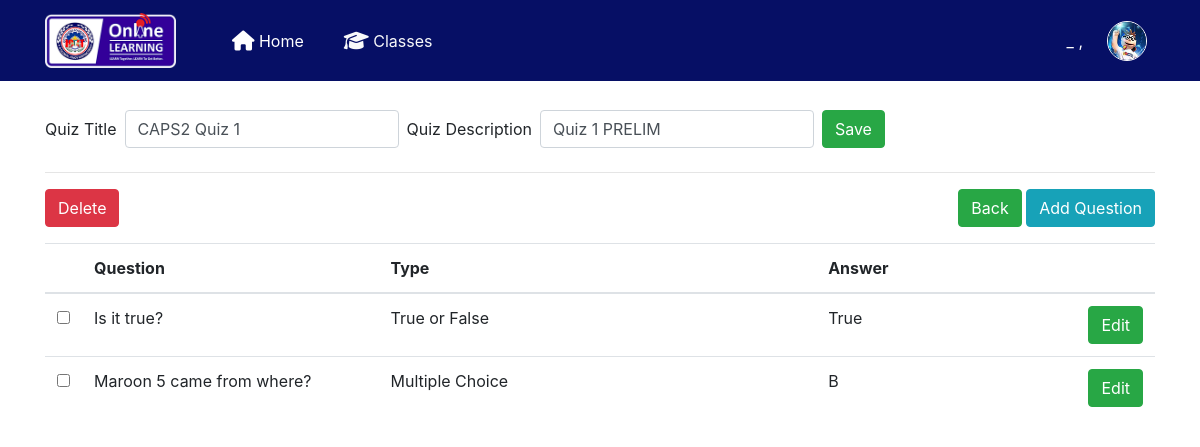
Page /quiz/quiz_question.php?id=14 on the committed database.
### tables this page shows
CREATE TABLE `quiz` (
  `quiz_id` int(11) NOT NULL,
  `quiz_title` varchar(50) NOT NULL,
  `quiz_description` varchar(100) NOT NULL,
  `date_added` varchar(100) NOT NULL DEFAULT current_timestamp(),
  `teacher_id` int(11) NOT NULL
);

CREATE TABLE `quiz_question` (
  `quiz_question_id` int(11) NOT NULL,
  `quiz_id` int(11) NOT NULL,
  `question_text` varchar(255) NOT NULL,
  `question_type_id` int(11) NOT NULL,
  `points` int(11) NOT NULL,
  `date_added` varchar(100) NOT NULL DEFAULT current_timestamp(),
  `answer` varchar(100) NOT NULL
);

CREATE TABLE `question_type` (
  `question_type_id` int(2) NOT NULL,
  `question_type` varchar(40) NOT NULL
);

### quiz/quiz_question.php (the view, shortened to what this page needs)
<?php
include '../includes/dbh.inc.php';
include 'headerq.php';
include 'navbarsession.php';
$get_id = $_GET['id'];
?>
<body style="padding-top: 110px">
	<div class="container">
		<?php
		$query = mysqli_query($conn,"SELECT * from quiz where quiz_id = '$get_id'")or die(mysqli_error());
		$row  = mysqli_fetch_array($query);
		?>
					<form class="form-inline"  method="post">
				<div class="form-group mb-2">
					<label class="mr-2" for="qTitle">Quiz Title</label>
					<input class="form-control mr-2" type="text" name="quiz_title" value="<?php echo $row['quiz_title']; ?>" id="qTitle"  placeholder="Quiz Title">
					<br>
					<label class="mr-2" for="qDescription">Quiz Description</label>
					<input class="form-control mr-2" type="text" value="<?php echo $row['quiz_description'];?>" class="span8" name="description" id="qDescription" placeholder="Quiz Description" required>
					<br>
					<button name="saveqt" type="submit" class="btn btn-success">Save</button>
				</div>
				</form>
<hr>
	</div>
	<div class="container">
		<div class="float-right">
			<a href="teacher_quiz.php" class="btn btn-success">Back</a>
			<a href="add_question.php<?php echo '?id='.$get_id;?>" class="btn btn-info">Add Question</a>
		</div>
		<a data-toggle="modal" href="#backup_delete" id="delete"  class="btn btn-danger" name="delete">Delete</a>
		<form class="mt-3" action="delete_quiz_question.php" method="post">
			<table cellpadding="0" cellspacing="0" border="0" class="table table-hover">
				<thead class="mt-3">
					<tr>
						<th></th>
						<th>Question</th>
						<th>Type</th>
						<th>Answer</th>
						<th></th>
					</tr>
				</thead>
				<tbody>
					<?php
					$query = mysqli_query($conn,"SELECT * FROM quiz_question
						LEFT JOIN question_type on quiz_question.question_type_id = question_type.question_type_id
						where quiz_id = '$get_id'  order by date_added DESC ")or die(mysqli_error());
						while($row = mysqli_fetch_array($query)){
							$id  = $row['quiz_question_id'];?>
							<tr id="del <?php echo $id; ?>">
								<td width="30">
									<input id="optionsCheckbox" class="" name="selector[]" type="checkbox" value="<?php echo $id; ?>">
								</td>
								<td class="text-truncate noselect" style="max-width: 6rem" ><?php echo $row['question_text']; ?></td>
								<td><?php  echo $row['question_type']; ?></td>
								<td><?php  echo $row['answer']; ?></td>
								<td width="30"><a href="edit_question.php<?php echo '?id='.$get_id; ?>&amp;<?php echo 'quiz_question_id='.$id; ?>" class="btn btn-success">Edit</a></td>
							</tr>
						<?php } ?>
					</tbody>
				</table>
			</form>
		</div>
</body>
</html>

### css/main.css (style rules this page uses)
.noselect { -webkit-touch-callout: none; -webkit-user-select: none; -khtml-user-select: none; -moz-user-select: none; -ms-user-select: none; user-select: none; }

### rows in the picture
quiz: quiz_title "CAPS2 Quiz 1", description "Quiz 1 PRELIM"
quiz_question: question_text "Is it true?", question_type.question_type "True or False", answer "True"
quiz_question: question_text "Maroon 5 came from where?", question_type.question_type "Multiple Choice", answer "B"
